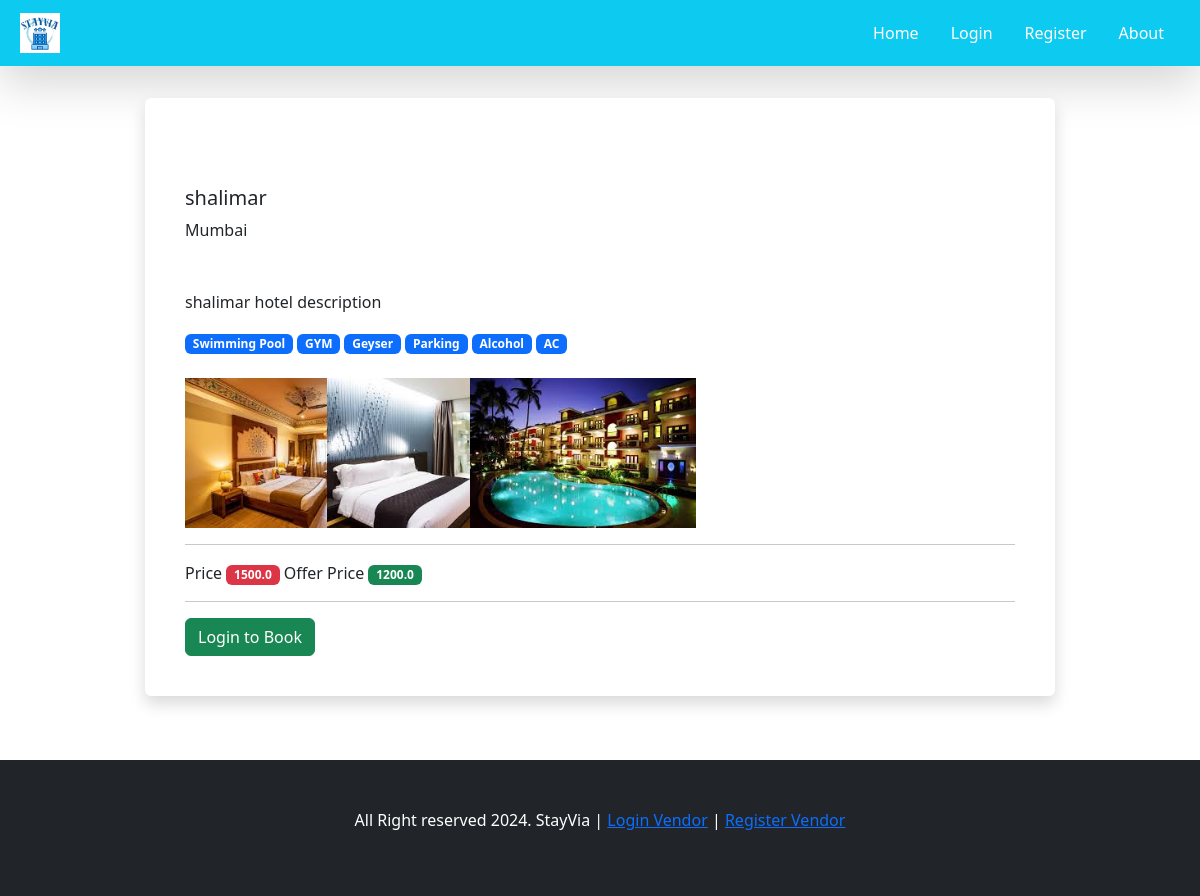
The app's page /hotel-details/shalimar-c90d7f4b/ with its own data.
### accounts/models.py (models this page shows, shortened)
class Hotel(models.Model):
    hotel_name  = models.CharField(max_length = 100)
    hotel_description = models.TextField()
    hotel_slug = models.SlugField(max_length = 1000 , unique  = True)
    hotel_owner = models.ForeignKey(HotelVendor, on_delete = models.CASCADE , related_name = "hotels")
    ameneties = models.ManyToManyField(Ameneties)
    hotel_price = models.FloatField()
    hotel_offer_price = models.FloatField()
    hotel_location = models.TextField()
    is_active = models.BooleanField(default = True)

class Ameneties(models.Model):
    name = models.CharField(max_length = 1000)
    icon = models.ImageField(upload_to="amenities")

class HotelImages(models.Model):
    hotel = models.ForeignKey(Hotel, on_delete = models.CASCADE , related_name = "hotel_images")
    image = models.ImageField(upload_to="hotels")

### home/views.py (the view, shortened to what this page needs)
# urls.py: path('hotel-details/<slug>/', views.hotel_details, name="hotel_details"),
def hotel_details(request, slug):
    hotel = Hotel.objects.get(hotel_slug = slug)
    return render(request, 'hotel_detail.html', context = {'hotel' : hotel})

### templates/hotel_detail.html
{% extends "base.html" %}
{% block start %}
<div class="container">
<div class="container mt-3 pt-3 pb-3" >
    <div class="col-10 mx-auto card shadow p-4" style="border:none">
      <div class="card-body mt-5">
        <h5 class="card-title">{{hotel.hotel_name}}</h5>
        <p>{{hotel.hotel_location}}</p>
        <p class="mt-5">{{hotel.hotel_description|safe}}</p>
        {% for amenetie in hotel.ameneties.all %}
            <span class="badge text-bg-primary">{{amenetie.name}}</span>
        {% endfor%}
        <br> <br>
        <div class="row">
          {% for image in hotel.hotel_images.all %}
            <div class="col-2">
                <img src="/media/{{image.image}}" style="height: 150px ;">
            </div>
          {% endfor %}
        </div>
        <hr>
          Price <span class="badge text-bg-danger">{{hotel.hotel_price}}</span>
          Offer Price <span class="badge text-bg-success">{{hotel.hotel_offer_price}}</span>
        <hr>
        {% if request.user.is_authenticated %}
        <form method ="POST">
            {% csrf_token %}
        {% include "alerts.html" %}
            <div class="mb-3">
                <label for="exampleInputEmail1" class="form-label">Start Date</label>
                <input type="date" name="start_date" class="form-control" id="exampleInputEmail1" aria-describedby="emailHelp">
              </div>
              <div class="mb-3">
                <label for="exampleInputEmail1" class="form-label">End Date</label>
                <input type="date" name="end_date" class="form-control" id="exampleInputEmail1" aria-describedby="emailHelp">
              </div>
            <button type="submit" class="btn btn-info text-white w-100">Book now</button>
        </form>
            <a class="btn btn-light w-30" href="{% url 'index'%}">Back</a>
     {% else %}
     <a href="{% url 'login_page' %}" class="btn btn-success">Login to Book </a>
     {% endif %}
  </div>
</div>
</div>
</div>
{% endblock %}

### records on screen
Hotel: hotel_name "shalimar", hotel_location "Mumbai", hotel_description "shalimar hotel description", hotel_price "1500.0", hotel_offer_price "1200.0"
Ameneties: name "Swimming Pool"
Ameneties: name "GYM"
Ameneties: name "Geyser"
Ameneties: name "Parking"
Ameneties: name "Alcohol"
Ameneties: name "AC"
HotelImages: image (picture)
HotelImages: image (picture)
HotelImages: image (picture)
